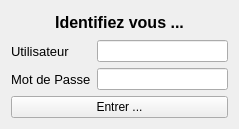
<?xml version="1.0" encoding="UTF-8"?>
<ui version="4.0">
 <class>Identification</class>
 <widget class="QWidget" name="Identification">
  <property name="geometry">
   <rect>
    <x>0</x>
    <y>0</y>
    <width>239</width>
    <height>129</height>
   </rect>
  </property>
  <property name="windowTitle">
   <string>Form</string>
  </property>
  <layout class="QVBoxLayout" name="verticalLayout">
   <item>
    <widget class="QLabel" name="labelTitre">
     <property name="font">
      <font>
       <pointsize>12</pointsize>
       <weight>75</weight>
       <bold>true</bold>
      </font>
     </property>
     <property name="text">
      <string>Identifiez vous ...</string>
     </property>
     <property name="alignment">
      <set>Qt::AlignCenter</set>
     </property>
    </widget>
   </item>
   <item>
    <layout class="QFormLayout" name="formLayout">
     <item row="0" column="0">
      <widget class="QLabel" name="labelUtilisateur">
       <property name="font">
        <font>
         <pointsize>10</pointsize>
        </font>
       </property>
       <property name="text">
        <string>Utilisateur</string>
       </property>
      </widget>
     </item>
     <item row="1" column="0">
      <widget class="QLabel" name="labelMDP">
       <property name="font">
        <font>
         <pointsize>10</pointsize>
        </font>
       </property>
       <property name="text">
        <string>Mot de Passe</string>
       </property>
      </widget>
     </item>
     <item row="0" column="1">
      <widget class="QLineEdit" name="lineEditUtilisateur"/>
     </item>
     <item row="1" column="1">
      <widget class="QLineEdit" name="lineEditMDP">
       <property name="echoMode">
        <enum>QLineEdit::Password</enum>
       </property>
      </widget>
     </item>
    </layout>
   </item>
   <item>
    <widget class="QPushButton" name="pushButtonEntrer">
     <property name="text">
      <string>Entrer ...</string>
     </property>
    </widget>
   </item>
  </layout>
 </widget>
 <resources/>
 <connections/>
</ui>
